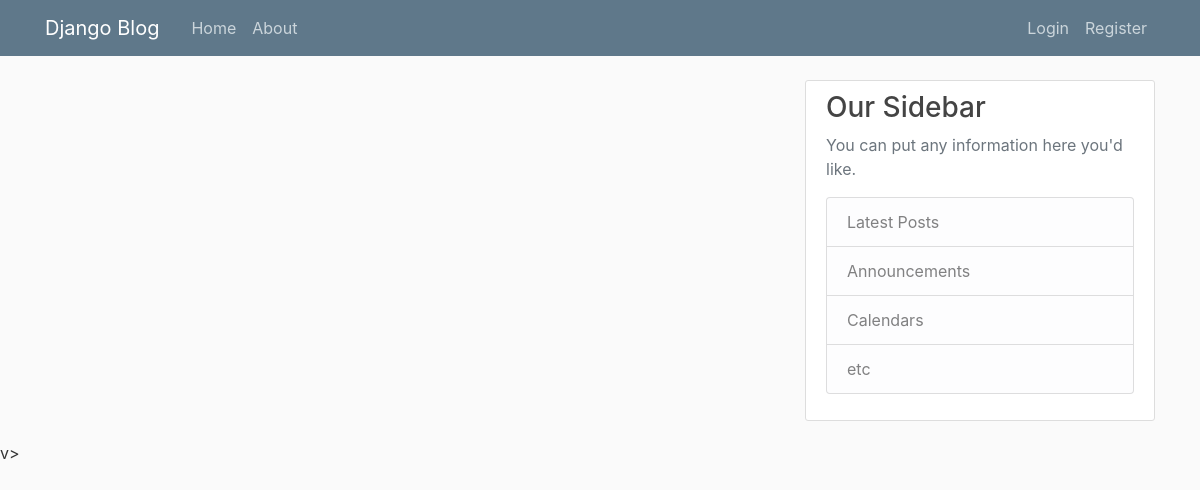
The app's page /, older data.
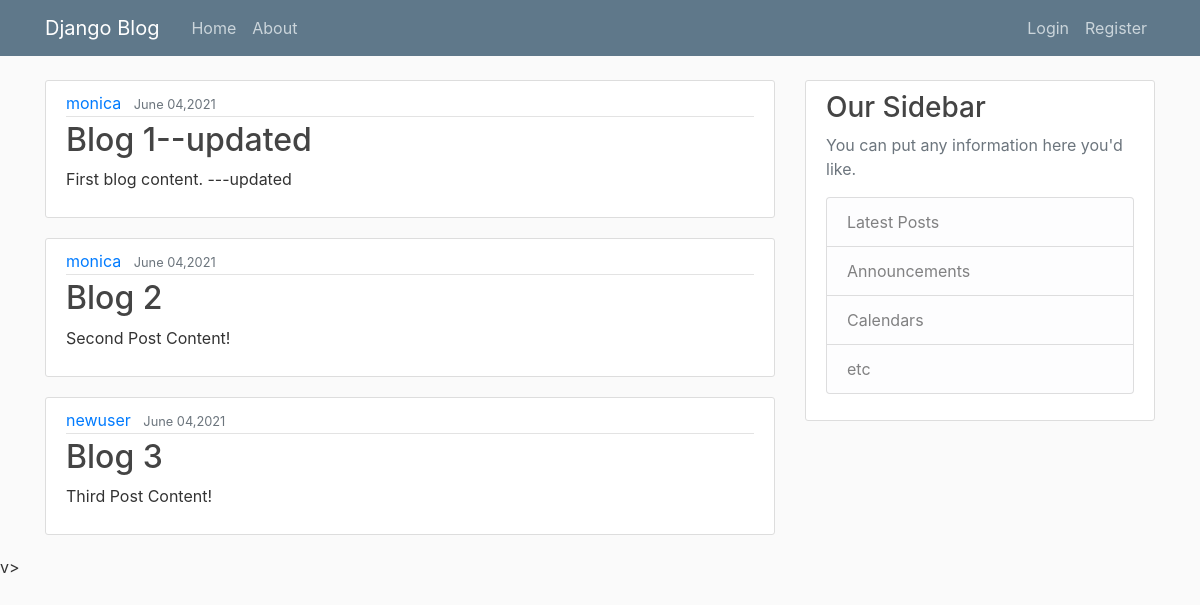
The same page, newer data.
### blog/models.py (models this page shows, shortened)
class Post(models.Model):
    title = models.CharField(max_length=100)
    content = models.TextField(null=True)
    date_posted = models.DateTimeField(default=timezone.now)
    author = models.ForeignKey(User, on_delete=models.CASCADE)

### blog/views.py (the view)
# urls.py: path('', views.home, name='blog-home'),
def home(request):
    context = {
        'posts': Post.objects.all()
    }
    return render(request, 'blog/home.html', context)

### blog/templates/blog/home.html
{% extends "blog/base.html" %}
{% block content %}
{% for post in posts %}
<article class="media content-section">
    <div class="media-body">
        <div class="article-metadata">
            <a class="mr-2" href="#">{{ post.author }}</a>
            <small class="text-muted">{{ post.date_posted|date:"F d,Y"}}</small>
        </div>
        <h2><a class="article-title" href="#">{{ post.title }}</a></h2>
        <p class="article-content">{{ post.content }}</p>
    </div>
</article>
{% endfor %}
{% endblock content %}

### blog/templates/blog/base.html (shortened to what this page needs)
{% load static %}
<!DOCTYPE html>
<html lang="en">
  <head>
    <link rel="stylesheet"
      href="https://maxcdn.bootstrapcdn.com/bootstrap/4.0.0/css/bootstrap.min.css"
>
    <link rel="stylesheet" type="text/css" href="{% static 'blog/main.css' %}">
  </head>
  <body>
    <header class="site-header">
      <nav class="navbar navbar-expand-md navbar-dark bg-steel fixed-top">
        <div class="container">
          <a class="navbar-brand mr-4" href="{% url 'blog-home' %}">Django Blog</a>
          <div class="collapse navbar-collapse" id="navbarToggle">
            <div class="navbar-nav mr-auto">
              <a class="nav-item nav-link" href="{% url 'blog-home' %}">Home</a>
              <a class="nav-item nav-link" href="{% url 'blog-about' %}">About</a>
            </div>
            <div class="navbar-nav">
              <a class="nav-item nav-link" href="#">Login</a>
              <a class="nav-item nav-link" href="#">Register</a>
            </div>
          </div>
        </div>
      </nav>
    </header>
    <main role="main" class="container">
      <div class="row">
        <div class="col-md-8">
          {% block content %}{% endblock %}
        </div>
        <div class="col-md-4">
          <div class="content-section">
            <h3>Our Sidebar</h3>
            <p class='text-muted'>You can put any information here you'd like.
              <ul class="list-group">
                <li class="list-group-item list-group-item-light">Latest Posts</li>
                <li class="list-group-item list-group-item-light">Announcements</li>
                <li class="list-group-item list-group-item-light">Calendars</li>
                <li class="list-group-item list-group-item-light">etc</li>
              </ul>
            </p>
          </div>
        </div>
      </div>
    </main>v>
  </body>
</html>

### blog/static/blog/main.css (style rules this page uses)
body { background: #fafafa; color: #333333; margin-top: 5rem; }
h1, h2, h3, h4, h5, h6 { color: #444444; }
ul { margin: 0; }
.bg-steel { background-color: #5f788a; }
.site-header .navbar-nav .nav-link { color: #cbd5db; }
.content-section { background: #ffffff; padding: 10px 20px; border: 1px solid #dddddd; border-radius: 3px; margin-bottom: 20px; }
.article-title { color: #444444; }
.article-content { white-space: pre-line; }
.article-metadata { padding-bottom: 1px; margin-bottom: 4px; border-bottom: 1px solid #e3e3e3 }

Row changes from the older to the newer data that the page shows:
added Post: author "monica", date_posted "June 04,2021", title "Blog 1--updated", content "First blog content. ---updated"
added Post: author "monica", date_posted "June 04,2021", title "Blog 2", content "Second Post Content!"
added Post: author "newuser", date_posted "June 04,2021", title "Blog 3", content "Third Post Content!"
